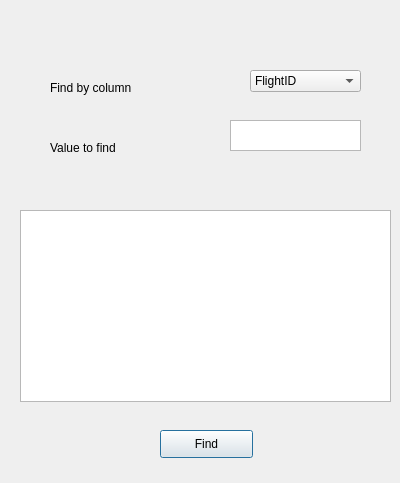
<?xml version="1.0" encoding="UTF-8"?>
<ui version="4.0">
 <class>FindInRequestEmergDialog</class>
 <widget class="QDialog" name="FindInRequestEmergDialog">
  <property name="geometry">
   <rect>
    <x>0</x>
    <y>0</y>
    <width>400</width>
    <height>483</height>
   </rect>
  </property>
  <property name="windowTitle">
   <string>Dialog</string>
  </property>
  <widget class="QComboBox" name="comboBoxColumn">
   <property name="geometry">
    <rect>
     <x>250</x>
     <y>70</y>
     <width>111</width>
     <height>22</height>
    </rect>
   </property>
   <item>
    <property name="text">
     <string>FlightID</string>
    </property>
   </item>
   <item>
    <property name="text">
     <string>PersonnelID</string>
    </property>
   </item>
   <item>
    <property name="text">
     <string>RequestID</string>
    </property>
   </item>
   <item>
    <property name="text">
     <string>WaitingTime</string>
    </property>
   </item>
   <item>
    <property name="text">
     <string>EmergencyStatusID</string>
    </property>
   </item>
  </widget>
  <widget class="QTextEdit" name="textEditValue">
   <property name="geometry">
    <rect>
     <x>230</x>
     <y>120</y>
     <width>131</width>
     <height>31</height>
    </rect>
   </property>
  </widget>
  <widget class="QTableWidget" name="tableWidget">
   <property name="geometry">
    <rect>
     <x>20</x>
     <y>210</y>
     <width>371</width>
     <height>192</height>
    </rect>
   </property>
  </widget>
  <widget class="QLabel" name="label">
   <property name="geometry">
    <rect>
     <x>50</x>
     <y>80</y>
     <width>81</width>
     <height>16</height>
    </rect>
   </property>
   <property name="text">
    <string>Find by column</string>
   </property>
  </widget>
  <widget class="QLabel" name="label_2">
   <property name="geometry">
    <rect>
     <x>50</x>
     <y>140</y>
     <width>71</width>
     <height>16</height>
    </rect>
   </property>
   <property name="text">
    <string>Value to find</string>
   </property>
  </widget>
  <widget class="QPushButton" name="pushButton">
   <property name="geometry">
    <rect>
     <x>160</x>
     <y>430</y>
     <width>93</width>
     <height>28</height>
    </rect>
   </property>
   <property name="text">
    <string>Find</string>
   </property>
  </widget>
 </widget>
 <resources/>
 <connections/>
</ui>
